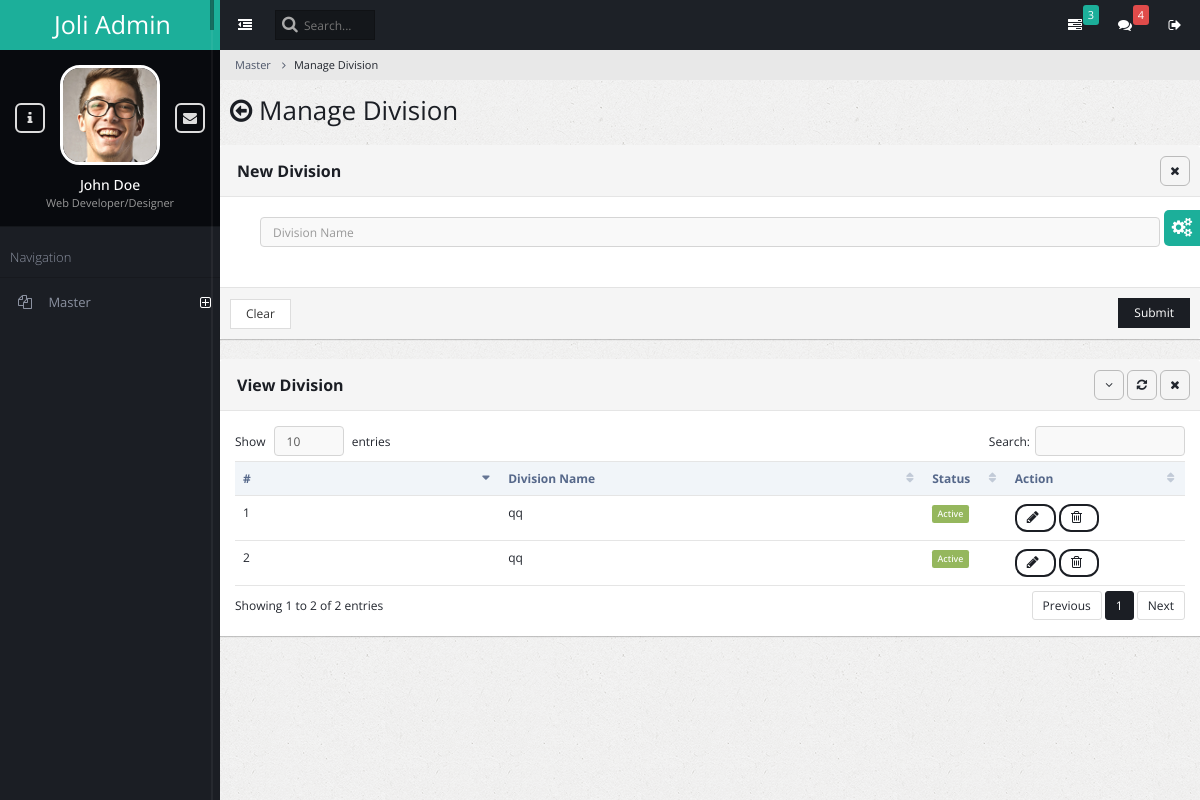
The page /ad_division_manage on the database its author committed.
### admin_master/models.py (models this page shows)
class AmsDivision(models.Model):
    division_name = models.CharField(max_length=150)
    status = models.BooleanField(default=True)

### admin_master/views.py (the view, shortened to what this page needs)
# urls.py: path('ad_division_manage',views.admin_division_manage,name="admin_division_manage"),
def admin_division_manage(request):
    ams_divisions = AmsDivision.objects.all()
    return render(request, 'admin_master_division_manage.html', {'ams_divisions': ams_divisions})

### admin_master/templates/admin_master_division_manage.html (shortened to what this page needs)
{% extends "base.html" %}
{% block content %}
<ul class="breadcrumb">
    <li><a href="#">Master</a></li>
    <li class="active">Manage Division</li>
</ul>
<div class="content-frame-top">
    <div class="page-title">
        <h2><span class="fa fa-arrow-circle-o-left"></span> Manage Division</h2>
    </div>
</div>
<form method="post" action="{% url 'admin_division_manage' %}">
<div class="panel panel-default">
    <div class="panel-heading ui-draggable-handle">
        <h1 class="panel-title"><strong></strong><b>New Division</b></h1>
        <ul class="panel-controls">
            <li><a href="#" class="panel-remove"><span class="fa fa-times"></span></a></li>
        </ul>
    </div>
    <div class="panel-body">
        <div class="block">
            <div class="col-md-12">
                <div>
                    <input type="text" placeholder="Division Name" name="division_name" required class="form-control">
                </div>
            </div>
        </div>
    </div>
    <div class="panel-footer">
        <input type="reset" class="btn btn-default" value="Clear">
        <button class="btn btn-primary pull-right">Submit</button>
    </div>
</div>
</form>
<div class="panel panel-default">
    <div class="panel-heading ui-draggable-handle">
        <h1 class="panel-title"><b>View Division</b></h1>
        <ul class="panel-controls">
            <li><a href="#" class="panel-collapse"><span class="fa fa-angle-down"></span></a></li>
            <li><a href="#" class="panel-refresh"><span class="fa fa-refresh"></span></a></li>
            <li><a href="#" class="panel-remove"><span class="fa fa-times"></span></a></li>
        </ul>
    </div>
    <div class="panel-body">
        <table class="table datatable dataTable no-footer" id="DataTables_Table_0" role="grid" aria-describedby="DataTables_Table_0_info">
            <thead>
                <tr role="row"><th class="sorting_asc" tabindex="0" aria-controls="DataTables_Table_0" rowspan="1" colspan="1" aria-sort="ascending" aria-label="Name: activate to sort column ascending" style="width: 198px;">#</th><th class="sorting" tabindex="0" aria-controls="DataTables_Table_0" rowspan="1" colspan="1" aria-label="Position: activate to sort column ascending" style="width: 309px;">Division Name</th><th class="sorting" tabindex="0" aria-controls="DataTables_Table_0" rowspan="1" colspan="1" aria-label="Age: activate to sort column ascending" style="width: 70px;">Status</th><th class="sorting" tabindex="0" aria-controls="DataTables_Table_0" rowspan="1" colspan="1" aria-label="Start date: activate to sort column ascending" style="width: 137px;">Action</th></tr>
            </thead>
            <tbody>
                {% for ams_division in ams_divisions %}
                <tr>
                    <td>{{ forloop.counter }}</td>
                    <td>{{ ams_division.division_name }}</td>
                    <td>
                        {% if ams_division.status %}
                            <span class="label label-success">Active</span>
                        {% else %}
                            <span class="label label-danger">Deactive</span>
                        {% endif %}
                    </td>
                    <td>
                        <button class="btn btn-primary btn-rounded" data-toggle="modal" data-target="#modal_basic">
                            <span class="fa fa-pencil"></span>
                        </button>
                        <button class="btn btn-primary btn-rounded" onClick="delete_row('trow_{{ forloop.counter }}');">
                            <span class="fa fa-trash-o"></span>
                        </button>
                    </td>
                </tr>
                {% endfor %}
            </tbody>
        </table>
    </div>
</div>
{% endblock content %}

### rows shown on the page
AmsDivision: division_name "qq", status "Active"
AmsDivision: division_name "qq", status "Active"
